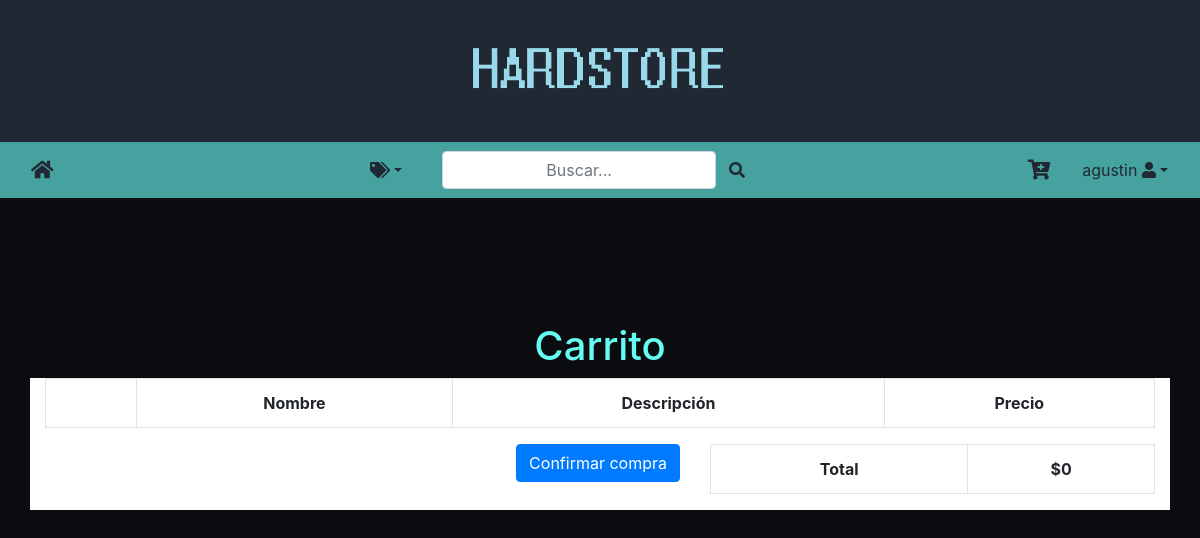
The page /carrito/ (signed in) on the database as committed earlier.
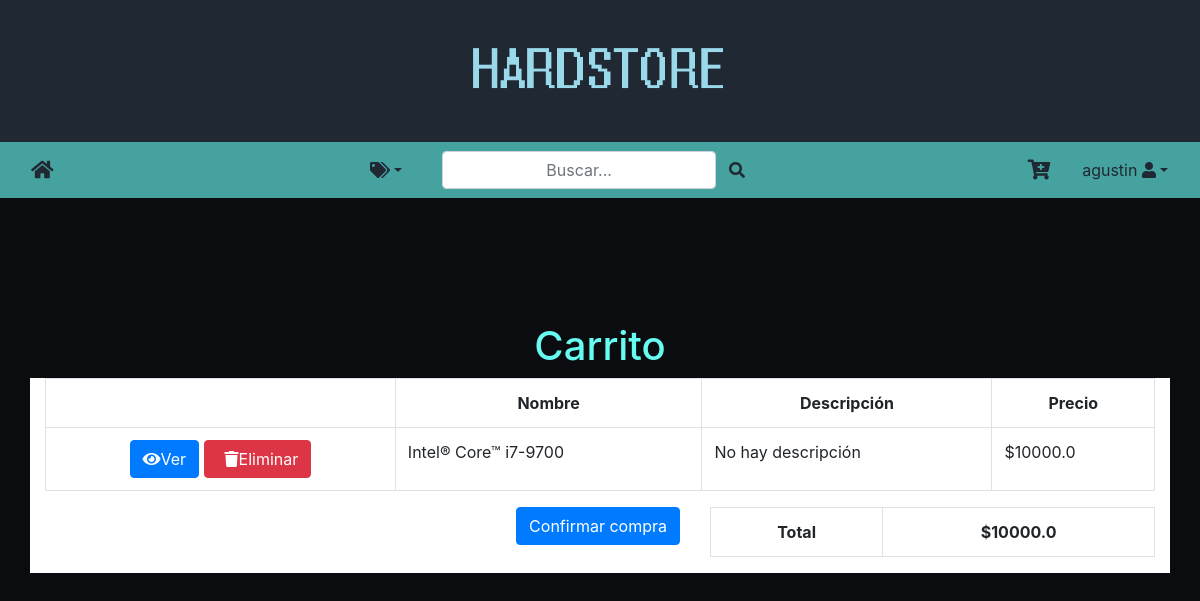
The same page on the database as committed later.
### market/models/itemVendido.py (models this page shows)
class ItemVendido(models.Model):
    producto = models.ForeignKey(Producto, null=True, on_delete=models.CASCADE)
    orden = models.ForeignKey(Orden, null=True, on_delete=models.CASCADE)

### market/models/producto.py (models this page shows, shortened)
class Producto(models.Model):
    nombre = models.CharField(max_length=200, null=True)
    descripcion = models.CharField(max_length=200, null=True, blank=True)
    precio = models.FloatField(null=True)
    f_creacion = models.DateTimeField(auto_now_add=True, null=True)
    categoria = models.ForeignKey(Categoria, null=True, on_delete=models.SET_NULL)
    objects = models.Manager()  # manager default
    productos = ProductoManager()  # un manager personalizado

### market/views/carrito.py (the view)
# urls.py: path('carrito/', CarritoList.as_view(), name='carrito'),
class CarritoList(ListView):
    template_name = 'market/carrito.html'
    model = ItemVendido
    context_object_name = 'itemList'
    def get_queryset(self):
        return ItemVendido.objects.filter(orden__usuario = self.request.user)
    def get_context_data(self,**kwargs):
        context = super().get_context_data(**kwargs)
        if(Categoria.objects.count()>0):
            context['categorias'] = Categoria.objects.all()
            context['hayCategorias'] = True
        else:
            context['hayCategorias'] = False
        items = ItemVendido.objects.filter(orden__usuario = self.request.user)
        total=0
        for item in items:
            total+=item.producto.precio
        context['total'] = total
        return context

### market/templates/market/carrito.html (shortened to what this page needs)
{% extends "base.html" %}
{% load static %}
{% block estilo %}
<link rel="stylesheet" href="{% static 'producto.css' %}" />
{% endblock %}
{% block content %}
	<div class="container">
		<div class="row">
		  <div class="col-12">
		    <div class="text-center mt-4">
		        <h1 style="color:#66fcf1">Carrito</h1>
		    </div>
		  </div>
		</div>
		<div class="row" style="background-color: white">
			<div class="col">
		      	<table class="table table-hover table-bordered" style="background-color: white;">
		    	      <tr class="text-center">
		    	      	<th></th>
		    	        <th>Nombre</th>
		    	        <th>Descripción</th>
		    	        <th>Precio</th>
		    	      </tr>
		          	{% for item in itemList %}
		          	<tr>
		          		<td colspan="1" class="text-center">
		          			<a href="{% url 'producto-detalle' item.producto.id %}" class="btn btn-primary"><i class="fas fa-eye"></i>Ver</a>
		    	        	<a href="#" class="btn btn-danger" data-toggle="modal" data-target="#myModal{{item.id}}"><i class="fas fa-trash ml-2"></i>Eliminar</a>
		    	        </td>
		    	      	<td>{{ item.producto.nombre }}</td>
		    	      	<td>{% if not item.producto.descripcion %}{{ item.producto.descripcion }}{%else%}No hay descripción{% endif %}</td>
		    	      	<td>${{ item.producto.precio }}</td>
		    	    </tr>
		    	    {% endfor %}
		    	</table>
			</div>
		</div>
		<div class="row" style="background-color: white">
			<div class="col">
				<a href="{% url 'compra_concretada' %}" class=" pull-right btn btn-primary">Confirmar compra</a>
			</div>
			<div class="col-5">
				<table class="table table-bordered" style="background-color: white;">
					<tr class="text-center">
			    	    <th>Total</th>
				    	<th>${{ total }}</th>
			    	</tr>
				</table>
			</div>
		</div>
	</div>
{% endblock %}

Rows that differ between the two databases and show on the page:
added ItemVendido: producto.nombre "Intel® Core™ i7-9700", shows "No hay descripción", producto.precio "10000.0"
Other text that changed with them:
{{ total }}: "0" → "10000.0"
